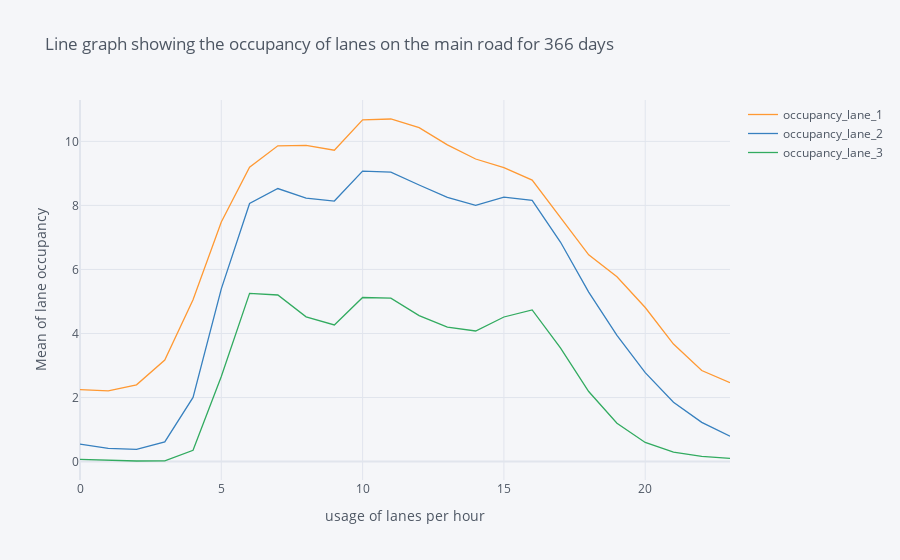
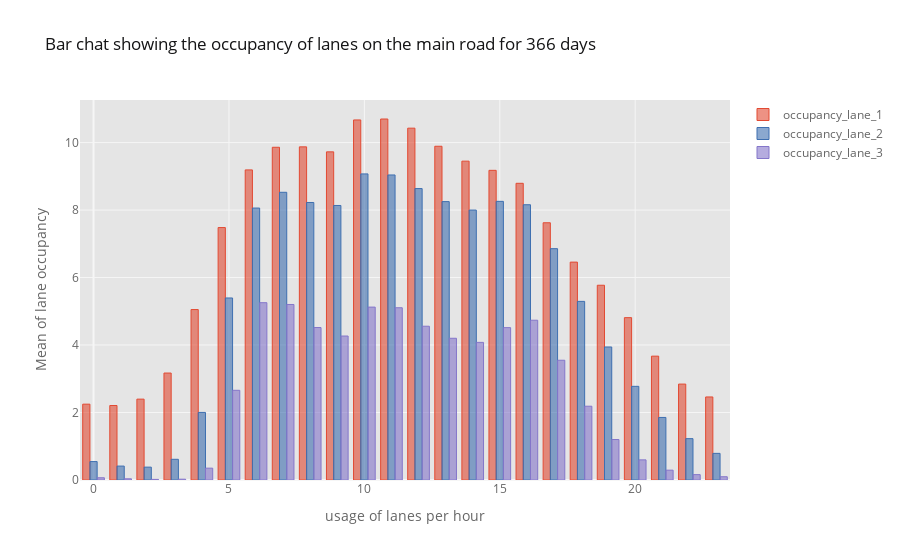

These figures' notebook cell, in order:
### Markdown cell above
Usage of lanes on the main road by the percentage of time that section of the road is occupied by vehicles

### Code cell
## usage of lanes on the main road
usage_lane=main_road.groupby(main_road['timestamp'].dt.hour)['occupancy_lane_1',
                                                  'occupancy_lane_2',
                                                  'occupancy_lane_3'].mean().reset_index()#avearage for each days the roads are occupied
usage_lane.iplot(x = ["timestamp"],xTitle="usage of lanes per hour",
                        yTitle="Mean of lane occupancy",
                        title="Line graph showing the occupancy of lanes on the main road for 366 days")
usage_lane.iplot(kind="bar",
                                width=50.0,
                                size=40,
                                sortbars=True,
                                keys =['occupancy_lane_1',
                                                  'occupancy_lane_2',
                                                  'occupancy_lane_3'] ,
                                x = ["timestamp"],xTitle="usage of lanes per hour",
                        yTitle="Mean of lane occupancy",
                        title="Bar chat showing the occupancy of lanes on the main road for 366 days",
                                theme="ggplot")

### Figure 1 — Plotly figure (JSON) as saved in the notebook; plotly's stock layout.template omitted (floating-point values rounded to 4 significant figures)
{"data": [{"line": {"color": "rgba(255, 153, 51, 1.0)", "dash": "solid", "shape": "linear", "width": 1.3}, "mode": "lines", "name": "occupancy_lane_1", "text": "", "type": "scatter", "x": [0, 1, 2, 3, 4, 5, 6, 7, 8, 9, 10, 11, 12, 13, 14, 15, 16, 17, 18, 19, 20, 21, 22, 23], "y": [2.248, 2.208, 2.396, 3.17, 5.051, 7.482, 9.191, 9.861, 9.873, 9.725, 10.67, 10.7, 10.43, 9.892, 9.45, 9.178, 8.793, 7.624, 6.458, 5.772, 4.812, 3.671, 2.843, 2.461]}, {"line": {"color": "rgba(55, 128, 191, 1.0)", "dash": "solid", "shape": "linear", "width": 1.3}, "mode": "lines", "name": "occupancy_lane_2", "text": "", "type": "scatter", "x": [0, 1, 2, 3, 4, 5, 6, 7, 8, 9, 10, 11, 12, 13, 14, 15, 16, 17, 18, 19, 20, 21, 22, 23], "y": [0.5459, 0.4128, 0.381, 0.6131, 2.003, 5.395, 8.06, 8.527, 8.225, 8.136, 9.072, 9.04, 8.637, 8.251, 8.0, 8.259, 8.158, 6.856, 5.294, 3.942, 2.776, 1.854, 1.226, 0.7897]}, {"line": {"color": "rgba(50, 171, 96, 1.0)", "dash": "solid", "shape": "linear", "width": 1.3}, "mode": "lines", "name": "occupancy_lane_3", "text": "", "type": "scatter", "x": [0, 1, 2, 3, 4, 5, 6, 7, 8, 9, 10, 11, 12, 13, 14, 15, 16, 17, 18, 19, 20, 21, 22, 23], "y": [0.06653, 0.03541, 0.01773, 0.02371, 0.3511, 2.658, 5.255, 5.202, 4.519, 4.267, 5.125, 5.106, 4.557, 4.201, 4.079, 4.516, 4.736, 3.549, 2.187, 1.199, 0.597, 0.2915, 0.1593, 0.09673]}], "layout": {"legend": {"bgcolor": "#F5F6F9", "font": {"color": "#4D5663"}}, "paper_bgcolor": "#F5F6F9", "plot_bgcolor": "#F5F6F9", "title": {"font": {"color": "#4D5663"}, "text": "Line graph showing the occupancy of lanes on the main road for 366 days"}, "xaxis": {"gridcolor": "#E1E5ED", "showgrid": true, "tickfont": {"color": "#4D5663"}, "title": {"font": {"color": "#4D5663"}, "text": "usage of lanes per hour"}, "zerolinecolor": "#E1E5ED"}, "yaxis": {"gridcolor": "#E1E5ED", "showgrid": true, "tickfont": {"color": "#4D5663"}, "title": {"font": {"color": "#4D5663"}, "text": "Mean of lane occupancy"}, "zerolinecolor": "#E1E5ED"}}}

### Figure 2 — Plotly figure (JSON) as saved in the notebook; plotly's stock layout.template omitted (floating-point values rounded to 4 significant figures)
{"data": [{"marker": {"color": "rgba(226, 74, 51, 0.6)", "line": {"color": "rgba(226, 74, 51, 1.0)", "width": 1}}, "name": "occupancy_lane_1", "orientation": "v", "text": "", "type": "bar", "x": [0, 1, 2, 3, 4, 5, 6, 7, 8, 9, 10, 11, 12, 13, 14, 15, 16, 17, 18, 19, 20, 21, 22, 23], "y": [2.248, 2.208, 2.396, 3.17, 5.051, 7.482, 9.191, 9.861, 9.873, 9.725, 10.67, 10.7, 10.43, 9.892, 9.45, 9.178, 8.793, 7.624, 6.458, 5.772, 4.812, 3.671, 2.843, 2.461]}, {"marker": {"color": "rgba(62, 111, 176, 0.6)", "line": {"color": "rgba(62, 111, 176, 1.0)", "width": 1}}, "name": "occupancy_lane_2", "orientation": "v", "text": "", "type": "bar", "x": [0, 1, 2, 3, 4, 5, 6, 7, 8, 9, 10, 11, 12, 13, 14, 15, 16, 17, 18, 19, 20, 21, 22, 23], "y": [0.5459, 0.4128, 0.381, 0.6131, 2.003, 5.395, 8.06, 8.527, 8.225, 8.136, 9.072, 9.04, 8.637, 8.251, 8.0, 8.259, 8.158, 6.856, 5.294, 3.942, 2.776, 1.854, 1.226, 0.7897]}, {"marker": {"color": "rgba(132, 118, 202, 0.6)", "line": {"color": "rgba(132, 118, 202, 1.0)", "width": 1}}, "name": "occupancy_lane_3", "orientation": "v", "text": "", "type": "bar", "x": [0, 1, 2, 3, 4, 5, 6, 7, 8, 9, 10, 11, 12, 13, 14, 15, 16, 17, 18, 19, 20, 21, 22, 23], "y": [0.06653, 0.03541, 0.01773, 0.02371, 0.3511, 2.658, 5.255, 5.202, 4.519, 4.267, 5.125, 5.106, 4.557, 4.201, 4.079, 4.516, 4.736, 3.549, 2.187, 1.199, 0.597, 0.2915, 0.1593, 0.09673]}], "layout": {"legend": {"bgcolor": "#FFFFFF", "font": {"color": "#666666"}}, "paper_bgcolor": "#FFFFFF", "plot_bgcolor": "#E5E5E5", "title": {"font": {"color": "#151516"}, "text": "Bar chat showing the occupancy of lanes on the main road for 366 days"}, "xaxis": {"gridcolor": "#F6F6F6", "showgrid": true, "tickfont": {"color": "#666666"}, "title": {"font": {"color": "#666666"}, "text": "usage of lanes per hour"}, "zerolinecolor": "#F6F6F6"}, "yaxis": {"gridcolor": "#F6F6F6", "showgrid": true, "tickfont": {"color": "#666666"}, "title": {"font": {"color": "#666666"}, "text": "Mean of lane occupancy"}, "zerolinecolor": "#F6F6F6"}}}
